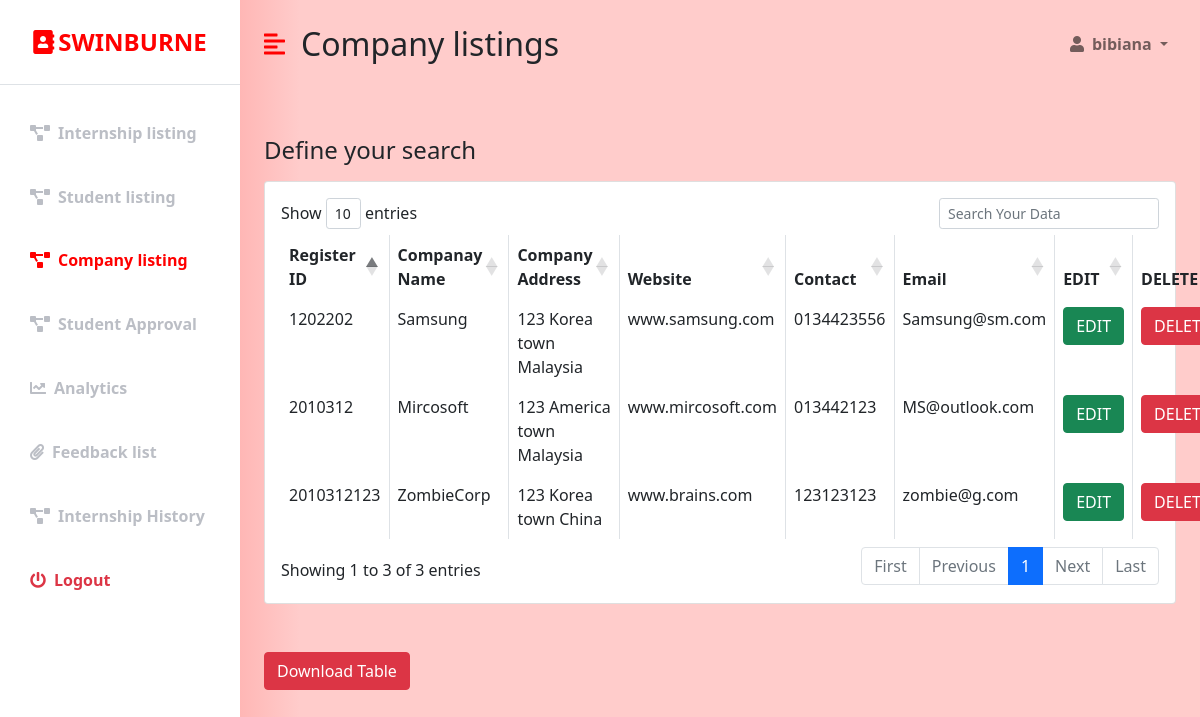
The page /staff_companylist.php (signed in) on the database its author committed.
### tables this page shows
CREATE TABLE `industry` (
  `REGIS_NO` int(255) NOT NULL,
  `COMPANY_NAME` varchar(50) NOT NULL,
  `COMPANY_ADDRESS` varchar(50) NOT NULL,
  `CONTACT_NO` varchar(20) NOT NULL,
  `WEBSITE` varchar(50) NOT NULL,
  `Password` varchar(20) NOT NULL,
  `USERNAME` varchar(20) NOT NULL,
  `Email` varchar(255) DEFAULT NULL
);

### staff_companylist.php (the view, shortened to what this page needs)
<?php
  if (isset($_SESSION['user_id']) && isset($_SESSION['user_email'])) {
?>
<!DOCTYPE html>
<html lang="en">
<head>
    <link href="https://cdn.jsdelivr.net/npm/bootstrap@5.0.0-beta3/dist/css/bootstrap.min.css" rel="stylesheet" />
    <link rel="stylesheet" href="https://cdnjs.cloudflare.com/ajax/libs/font-awesome/5.15.3/css/all.min.css" />
    <link rel="stylesheet" href="styles.css" />
    <link rel="stylesheet" href="https://cdn.datatables.net/1.10.18/css/dataTables.bootstrap4.min.css">
</head>
<body>
    <div class="d-flex" id="wrapper">
        <div class="bg-white" id="sidebar-wrapper">
            <div class="sidebar-heading text-center py-4 primary-text fs-4 fw-bold text-uppercase border-bottom"><i
                    class="fas fa-address-book me-1"></i>Swinburne</div>
            <div class="list-group list-group-flush my-3">
                <a href="staff_internshiplisting.php" class="list-group-item list-group-item-action bg-transparent second-text fw-bold"><i
                        class="fas fa-project-diagram me-2"></i>Internship listing</a>
                <a href="staff_studentlist.php" class="list-group-item list-group-item-action bg-transparent second-text fw-bold"><i
                        class="fas fa-project-diagram me-2"></i>Student listing</a>
                  <a href="staff_companylist.php" class="list-group-item list-group-item-action bg-transparent second-text active"><i
                        class="fas fa-project-diagram me-2"></i>Company listing</a>
                <a href="staff_approval.php" class="list-group-item list-group-item-action bg-transparent second-text fw-bold"><i
                        class="fas fa-project-diagram me-2"></i>Student Approval</a>
                <a href="staff_infographics.php" class="list-group-item list-group-item-action bg-transparent second-text fw-bold"><i
                        class="fas fa-chart-line me-2"></i>Analytics</a>
                <a href="staff_feedbacklist.php" class="list-group-item list-group-item-action bg-transparent second-text fw-bold"><i
                        class="fas fa-paperclip me-2"></i>Feedback list</a>
                <a href="staff_history.php" class="list-group-item list-group-item-action bg-transparent second-text fw-bold"><i
                        class="fas fa-project-diagram me-2"></i>Internship History</a>
                <a href="staff_logout.php" class="list-group-item list-group-item-action bg-transparent text-danger fw-bold"><i
                        class="fas fa-power-off me-2"></i>Logout</a>
            </div>
        </div>
        <div id="page-content-wrapper">
            <nav class="navbar navbar-expand-lg navbar-light bg-transparent py-4 px-4">
                <div class="d-flex align-items-center">
                    <i class="fas fa-align-left primary-text fs-4 me-3" id="menu-toggle"></i>
                    <h2 class="fs-2 m-0">Company listings</h2>
                </div>
                <div class="collapse navbar-collapse" id="navbarSupportedContent">
                    <ul class="navbar-nav ms-auto mb-2 mb-lg-0">
                        <li class="nav-item dropdown">
                            <a class="nav-link dropdown-toggle second-text fw-bold" href="#" id="navbarDropdown"
                                role="button" data-bs-toggle="dropdown" aria-expanded="false">
                                <i class="fas fa-user me-2"></i><?=$_SESSION['user_full_name']?>
                            </a>
                        </li>
                    </ul>
                </div>
            </nav>
            <div class="container-fluid px-4">
                <div class="row my-5">
                    <h3 class="fs-4 mb-3">Define your search</h3>
                    <div class="col">
                                <div class="card">
                                    <div class="card-body">
                                     <?php
                                                $connection = mysqli_connect("localhost","root","");
                                                $query = "SELECT * FROM industry";
                                                $query_run = mysqli_query($connection, $query);
                                      ?>
                                        <table id="datatableid" class="table table-bordered">
                                            <thead>
                                                <tr>
                                                    <th scope="col">Register ID</th>
                                                    <th scope="col">Companay Name</th>
                                                    <th scope="col">Company Address</th>
                                                    <th scope="col">Website</th>
                                                    <th scope="col"> Contact </th>
                                                    <th scope="col"> Email </th>
                                                    <th scope="col"> EDIT </th>
                                                    <th scope="col"> DELETE </th>
                                                </tr>
                                            </thead>
                                            <tbody>
                                                    <?php
                                                    if($query_run)
                                                    {
                                                        foreach($query_run as $row)
                                                        {
                                                    ?>
                                                <tr>
                                                    <td> <?php echo $row['REGIS_NO']; ?> </td>
                                                    <td> <?php echo $row['COMPANY_NAME']; ?> </td>
                                                    <td> <?php echo $row['COMPANY_ADDRESS']; ?> </td>
                                                    <td> <?php echo $row['WEBSITE']; ?> </td>
                                                    <td> <?php echo $row['CONTACT_NO']; ?> </td>
                                                    <td> <?php echo $row['Email']; ?> </td>
                                                    <td>
                                                        <button type="button" class="btn btn-success editbtn"> EDIT </button>
                                                    </td>
                                                    <td>
                                                        <button type="button" class="btn btn-danger deletebtn"> DELETE </button>
                                                    </td>
                                                </tr>
                                                 <?php
                                                    }
                                                }
                                                else
                                                {
                                                    echo "No Record Found";
                                                }
                                                 ?>
                                            </tbody>
                                        </table>
                                    </div>
                                </div>
                                <br>
                                <br>
                             <button class="btn btn-danger" name="download-button" id="download-button">Download Table</button>
                    </div>
                </div>
            </div>
        </div>
    </div>
</body>
</html>
<?php
}else {
   header("Location:staff_login.php");
}
 ?>

### styles.css (style rules this page uses)
:root { --main-bg-color: #ffcccb; --main-text-color: #ff0000; --second-text-color: #bbbec5; --second-bg-color: #ffcccb }
.primary-text { color: var(--main-text-color); }
.second-text { color: var(--second-text-color); }
#wrapper { overflow-x: hidden; background-image: linear-gradient( to right, #ff615d, #ffcccb, #ffcccb, #ffcccb, #ffcccb ); }
#sidebar-wrapper { min-height: 100vh; margin-left: -15rem; -webkit-transition: margin 0.25s ease-out; -moz-transition: margin 0.25s ease-out; -o-transition: margin 0.25s ease-out; transition: margin 0.25s ease-out; }
#sidebar-wrapper .sidebar-heading { padding: 0.875rem 1.25rem; font-size: 1.2rem; }
#sidebar-wrapper .list-group { width: 15rem; }
#page-content-wrapper { min-width: 100vw; }
#menu-toggle { cursor: pointer; }
.list-group-item { border: none; padding: 20px 30px; }
.list-group-item.active { background-color: transparent; color: var(--main-text-color); font-weight: bold; border: none; }
@media (min-width: 768px) { #sidebar-wrapper { margin-left: 0; } }
@media (min-width: 768px) { #page-content-wrapper { min-width: 0; width: 100%; } }

### rows shown on the page
industry: REGIS_NO "1202202", COMPANY_NAME "Samsung", COMPANY_ADDRESS "123 Korea town Malaysia", WEBSITE "www.samsung.com", CONTACT_NO "0134423556", Email "Samsung@sm.com"
industry: REGIS_NO "2010312", COMPANY_NAME "Mircosoft", COMPANY_ADDRESS "123 America town Malaysia", WEBSITE "www.mircosoft.com", CONTACT_NO "013442123", Email "MS@outlook.com"
industry: REGIS_NO "2010312123", COMPANY_NAME "ZombieCorp", COMPANY_ADDRESS "123 Korea town China", WEBSITE "www.brains.com", CONTACT_NO "123123123", Email "zombie@g.com"

### other values the page prints
$_SESSION['user_full_name'] "bibiana"
